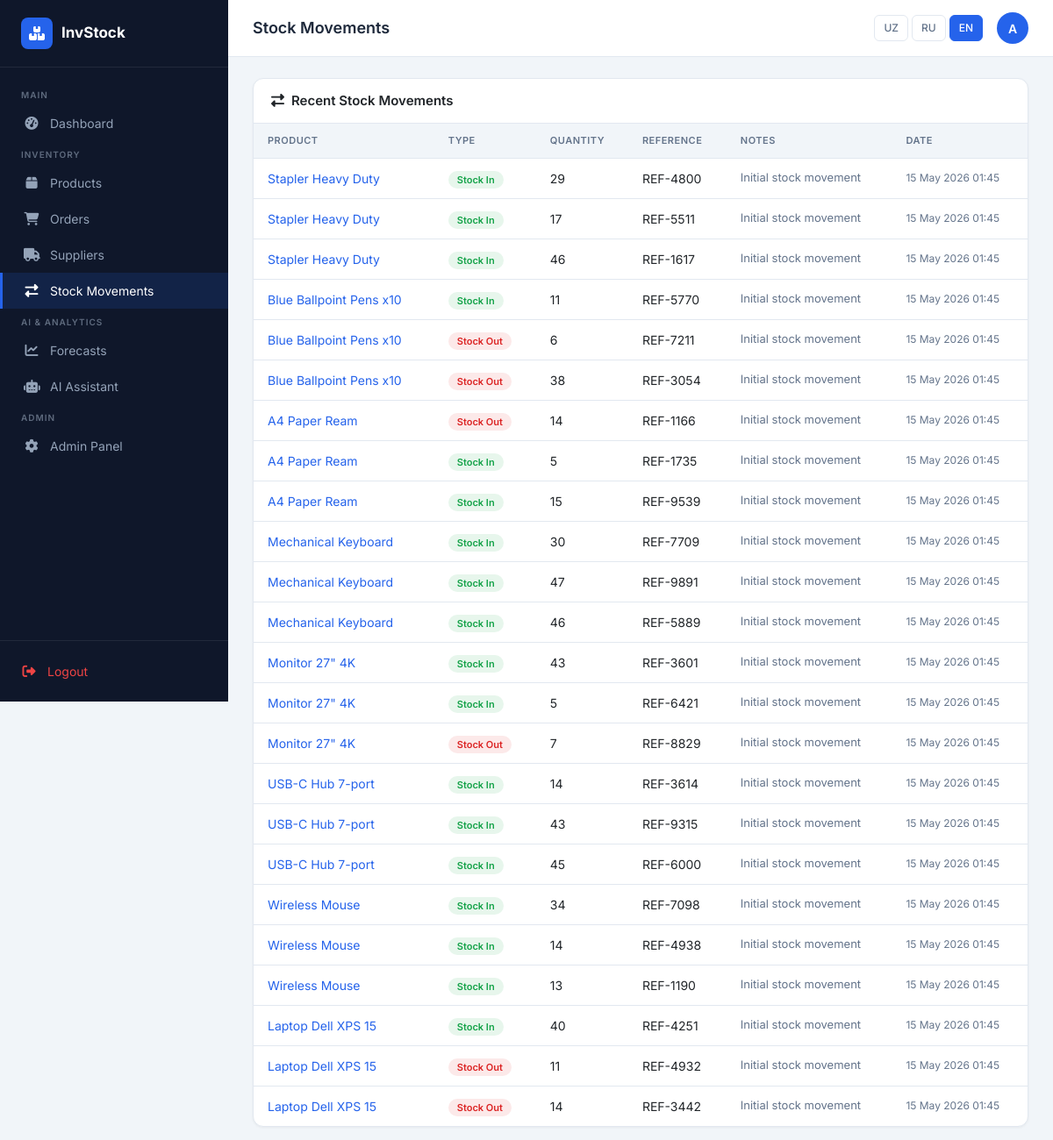
Screenshot of /inventory/stock-movements/ (signed in) with the database file from the repository.
### inventory/models.py (models this page shows, shortened)
class StockMovement(models.Model):
    MOVEMENT_TYPES = [
        ('in', _('Stock In')),
        ('out', _('Stock Out')),
        ('adjustment', _('Adjustment')),
    ]
    product = models.ForeignKey(Product, on_delete=models.CASCADE, related_name='movements', verbose_name=_('Product'))
    movement_type = models.CharField(max_length=20, choices=MOVEMENT_TYPES, verbose_name=_('Movement Type'))
    quantity = models.IntegerField(verbose_name=_('Quantity'))
    reference = models.CharField(max_length=100, blank=True, verbose_name=_('Reference'))
    notes = models.TextField(blank=True, verbose_name=_('Notes'))
    created_at = models.DateTimeField(auto_now_add=True)
    class Meta:
        verbose_name = _('Stock Movement')
        verbose_name_plural = _('Stock Movements')
        ordering = ['-created_at']

class Product(models.Model):
    name = models.CharField(max_length=200, verbose_name=_('Product Name'))
    sku = models.CharField(max_length=50, unique=True, verbose_name=_('SKU'))
    category = models.ForeignKey(Category, on_delete=models.SET_NULL, null=True, blank=True, verbose_name=_('Category'))
    supplier = models.ForeignKey(Supplier, on_delete=models.SET_NULL, null=True, blank=True, verbose_name=_('Supplier'))
    description = models.TextField(blank=True, verbose_name=_('Description'))
    unit_price = models.DecimalField(max_digits=10, decimal_places=2, verbose_name=_('Unit Price'))
    quantity_in_stock = models.IntegerField(default=0, verbose_name=_('Quantity in Stock'))
    reorder_level = models.IntegerField(default=10, verbose_name=_('Reorder Level'))
    reorder_quantity = models.IntegerField(default=50, verbose_name=_('Reorder Quantity'))
    created_at = models.DateTimeField(auto_now_add=True)
    updated_at = models.DateTimeField(auto_now=True)
    class Meta:
        verbose_name = _('Product')
        verbose_name_plural = _('Products')

### inventory/views.py (the view)
# urls.py: path('stock-movements/', views.stock_movements, name='stock_movements'),
@login_required
def stock_movements(request):
    movements = StockMovement.objects.select_related('product').all()[:50]
    return render(request, 'inventory/stock_movements.html', {'movements': movements})

### templates/inventory/stock_movements.html (shortened to what this page needs)
{% extends "base.html" %}
{% load i18n %}
{% block page_title %}{% trans "Stock Movements" %}{% endblock %}
{% block content %}
<div class="card">
    <div class="card-header-custom"><h5><i class="fas fa-exchange-alt me-2"></i>{% trans "Recent Stock Movements" %}</h5></div>
    <div class="p-0">
        <table class="table-custom">
            <thead><tr><th>{% trans "Product" %}</th><th>{% trans "Type" %}</th><th>{% trans "Quantity" %}</th><th>{% trans "Reference" %}</th><th>{% trans "Notes" %}</th><th>{% trans "Date" %}</th></tr></thead>
            <tbody>
                {% for m in movements %}
                <tr>
                    <td><a href="{% url 'inventory:product_detail' m.product.pk %}" style="color:var(--primary);text-decoration:none;">{{ m.product.name }}</a></td>
                    <td><span class="badge-custom {% if m.movement_type == 'in' %}badge-success{% elif m.movement_type == 'out' %}badge-danger{% else %}badge-secondary{% endif %}">{{ m.get_movement_type_display }}</span></td>
                    <td>{{ m.quantity }}</td>
                    <td>{{ m.reference|default:"-" }}</td>
                    <td style="font-size:13px;color:var(--text-muted);">{{ m.notes|default:"-"|truncatechars:40 }}</td>
                    <td style="font-size:12px;color:var(--text-muted);">{{ m.created_at|date:"d M Y H:i" }}</td>
                </tr>
                {% empty %}
                <tr><td colspan="6" style="text-align:center;color:var(--text-muted);padding:32px;">{% trans "No movements found" %}</td></tr>
                {% endfor %}
            </tbody>
        </table>
    </div>
</div>
{% endblock %}

### templates/base.html (shortened to what this page needs)
{% load i18n %}
<!DOCTYPE html>
<html lang="{{ LANGUAGE_CODE }}">
<head>
    <link href="https://cdn.jsdelivr.net/npm/bootstrap@5.3.2/dist/css/bootstrap.min.css" rel="stylesheet">
    <link href="https://cdnjs.cloudflare.com/ajax/libs/font-awesome/6.4.0/css/all.min.css" rel="stylesheet">
</head>
<body>
{% if user.is_authenticated %}
<div class="sidebar" id="sidebar">
    <div class="sidebar-brand">
        <div class="logo-icon"><i class="fas fa-boxes"></i></div>
        <span>InvStock</span>
    </div>
    <nav class="sidebar-nav">
        <div class="nav-section-title">{% trans "Main" %}</div>
        <a href="{% url 'core:dashboard' %}" class="sidebar-link {% if request.resolver_match.url_name == 'dashboard' %}active{% endif %}">
            <i class="fas fa-tachometer-alt"></i> {% trans "Dashboard" %}
        </a>
        <div class="nav-section-title">{% trans "Inventory" %}</div>
        <a href="{% url 'inventory:product_list' %}" class="sidebar-link {% if 'product' in request.resolver_match.url_name %}active{% endif %}">
            <i class="fas fa-box"></i> {% trans "Products" %}
        </a>
        <a href="{% url 'inventory:order_list' %}" class="sidebar-link {% if 'order' in request.resolver_match.url_name %}active{% endif %}">
            <i class="fas fa-shopping-cart"></i> {% trans "Orders" %}
        </a>
        <a href="{% url 'inventory:supplier_list' %}" class="sidebar-link {% if 'supplier' in request.resolver_match.url_name %}active{% endif %}">
            <i class="fas fa-truck"></i> {% trans "Suppliers" %}
        </a>
        <a href="{% url 'inventory:stock_movements' %}" class="sidebar-link {% if 'stock' in request.resolver_match.url_name %}active{% endif %}">
            <i class="fas fa-exchange-alt"></i> {% trans "Stock Movements" %}
        </a>
        <div class="nav-section-title">{% trans "AI & Analytics" %}</div>
        <a href="{% url 'forecasting:forecast_list' %}" class="sidebar-link {% if 'forecast' in request.resolver_match.url_name %}active{% endif %}">
            <i class="fas fa-chart-line"></i> {% trans "Forecasts" %}
        </a>
        <a href="{% url 'forecasting:ai_assistant' %}" class="sidebar-link {% if 'ai' in request.resolver_match.url_name %}active{% endif %}">
            <i class="fas fa-robot"></i> {% trans "AI Assistant" %}
        </a>
        {% if user.is_staff %}
        <div class="nav-section-title">{% trans "Admin" %}</div>
        <a href="/admin/" class="sidebar-link" target="_blank">
            <i class="fas fa-cog"></i> {% trans "Admin Panel" %}
        </a>
        {% endif %}
    </nav>
    <div style="padding: 16px 24px; border-top: 1px solid rgba(255,255,255,0.08);">
        <a href="{% url 'accounts:logout' %}" class="sidebar-link" style="padding: 8px 0; border: none; color: #ef4444;">
            <i class="fas fa-sign-out-alt"></i> {% trans "Logout" %}
        </a>
    </div>
</div>
<div class="main-content">
    <div class="topbar">
        <div class="topbar-left">
            <h1 class="page-title">{% block page_title %}{% trans "Dashboard" %}{% endblock %}</h1>
        </div>
        <div class="topbar-right">
            <div class="lang-switcher">
                <button type="button" class="lang-btn {% if LANGUAGE_CODE == 'uz' %}active{% endif %}" onclick="setLang('uz')">UZ</button>
                <button type="button" class="lang-btn {% if LANGUAGE_CODE == 'ru' %}active{% endif %}" onclick="setLang('ru')">RU</button>
                <button type="button" class="lang-btn {% if LANGUAGE_CODE == 'en' %}active{% endif %}" onclick="setLang('en')">EN</button>
            </div>
            <div class="dropdown">
                <div class="user-avatar" data-bs-toggle="dropdown" title="{{ user.username }}">
                    {{ user.username|slice:":1"|upper }}
                </div>
            </div>
        </div>
    </div>
    <div class="page-content">
        {% block content %}{% endblock %}
    </div>
</div>
{% else %}
{% block auth_content %}{% endblock %}
{% endif %}
</body>
</html>

### templates/base.html (style rules this page uses)
:root { --primary: #2563eb; --primary-dark: #1d4ed8; --secondary: #64748b; --success: #16a34a; --warning: #d97706; --danger: #dc2626; --bg: #f1f5f9; --sidebar-bg: #0f172a; --sidebar-text: #94a3b8; --sidebar-active: #2563eb; --card-bg: #ffffff; --border: #e2e8f0; --text: #1e293b; --text-muted: #64748b; }
* { box-sizing: border-box; }
body { font-family: 'Inter', sans-serif; background: var(--bg); color: var(--text); margin: 0; }
.sidebar { width: 260px; min-height: 100vh; background: var(--sidebar-bg); position: fixed; top: 0; left: 0; z-index: 1000; display: flex; flex-direction: column; transition: transform 0.3s ease; }
.sidebar-brand { padding: 20px 24px; border-bottom: 1px solid rgba(255,255,255,0.08); display: flex; align-items: center; gap: 10px; }
.sidebar-brand .logo-icon { width: 36px; height: 36px; background: var(--primary); border-radius: 8px; display: flex; align-items: center; justify-content: center; color: white; font-size: 16px; }
.sidebar-brand span { color: white; font-weight: 700; font-size: 17px; }
.sidebar-nav { flex: 1; padding: 16px 0; overflow-y: auto; }
.nav-section-title { color: rgba(148,163,184,0.6); font-size: 10px; font-weight: 600; text-transform: uppercase; letter-spacing: 1px; padding: 8px 24px 4px; }
.sidebar-link { display: flex; align-items: center; gap: 12px; padding: 10px 24px; color: var(--sidebar-text); text-decoration: none; font-size: 14px; font-weight: 400; transition: all 0.2s; border-left: 3px solid transparent; }
.sidebar-link.active { color: white; background: rgba(37,99,235,0.15); border-left-color: var(--primary); }
.sidebar-link i { width: 18px; text-align: center; font-size: 15px; }
.main-content { margin-left: 260px; min-height: 100vh; }
.topbar { background: var(--card-bg); border-bottom: 1px solid var(--border); padding: 14px 28px; display: flex; align-items: center; justify-content: space-between; position: sticky; top: 0; z-index: 100; }
.topbar-left { display: flex; align-items: center; gap: 12px; }
.topbar-right { display: flex; align-items: center; gap: 16px; }
.page-title { font-size: 18px; font-weight: 600; color: var(--text); margin: 0; }
.lang-switcher { display: flex; gap: 4px; align-items: center; }
.lang-btn { padding: 5px 10px; border-radius: 6px; border: 1px solid var(--border); background: transparent; font-size: 12px; font-weight: 500; cursor: pointer; color: var(--text-muted); transition: all 0.2s; text-decoration: none; }
.lang-btn:hover, .lang-btn.active { background: var(--primary); color: white; border-color: var(--primary); }
.card { background: var(--card-bg); border: 1px solid var(--border); border-radius: 12px; box-shadow: 0 1px 3px rgba(0,0,0,0.05); }
.card-header-custom { padding: 16px 20px; border-bottom: 1px solid var(--border); display: flex; align-items: center; justify-content: space-between; }
.card-header-custom h5 { margin: 0; font-size: 15px; font-weight: 600; }
.table-custom { width: 100%; border-collapse: collapse; }
.table-custom th { background: var(--bg); padding: 11px 16px; font-size: 11px; font-weight: 600; text-transform: uppercase; letter-spacing: 0.5px; color: var(--text-muted); border-bottom: 1px solid var(--border); text-align: left; }
.table-custom td { padding: 12px 16px; font-size: 14px; border-bottom: 1px solid var(--border); }
.table-custom tr:last-child td { border-bottom: none; }
.badge-custom { padding: 3px 10px; border-radius: 20px; font-size: 11px; font-weight: 600; }
.badge-success { background: rgba(22,163,74,0.1); color: var(--success); }
.badge-danger { background: rgba(220,38,38,0.1); color: var(--danger); }
.page-content { padding: 24px 28px; }
.user-avatar { width: 36px; height: 36px; border-radius: 50%; background: var(--primary); color: white; display: flex; align-items: center; justify-content: center; font-weight: 600; font-size: 14px; cursor: pointer; }

### rows the page displays
StockMovement: product.name "Stapler Heavy Duty", movement_type "Stock In", quantity "29", reference "REF-4800", notes "Initial stock movement", created_at "15 May 2026 01:45"
StockMovement: product.name "Stapler Heavy Duty", movement_type "Stock In", quantity "17", reference "REF-5511", notes "Initial stock movement", created_at "15 May 2026 01:45"
StockMovement: product.name "Stapler Heavy Duty", movement_type "Stock In", quantity "46", reference "REF-1617", notes "Initial stock movement", created_at "15 May 2026 01:45"
StockMovement: product.name "Blue Ballpoint Pens x10", movement_type "Stock In", quantity "11", reference "REF-5770", notes "Initial stock movement", created_at "15 May 2026 01:45"
StockMovement: product.name "Blue Ballpoint Pens x10", movement_type "Stock Out", quantity "6", reference "REF-7211", notes "Initial stock movement", created_at "15 May 2026 01:45"
StockMovement: product.name "Blue Ballpoint Pens x10", movement_type "Stock Out", quantity "38", reference "REF-3054", notes "Initial stock movement", created_at "15 May 2026 01:45"
StockMovement: product.name "A4 Paper Ream", movement_type "Stock Out", quantity "14", reference "REF-1166", notes "Initial stock movement", created_at "15 May 2026 01:45"
StockMovement: product.name "A4 Paper Ream", movement_type "Stock In", quantity "5", reference "REF-1735", notes "Initial stock movement", created_at "15 May 2026 01:45"
StockMovement: product.name "A4 Paper Ream", movement_type "Stock In", quantity "15", reference "REF-9539", notes "Initial stock movement", created_at "15 May 2026 01:45"
StockMovement: product.name "Mechanical Keyboard", movement_type "Stock In", quantity "30", reference "REF-7709", notes "Initial stock movement", created_at "15 May 2026 01:45"
StockMovement: product.name "Mechanical Keyboard", movement_type "Stock In", quantity "47", reference "REF-9891", notes "Initial stock movement", created_at "15 May 2026 01:45"
StockMovement: product.name "Mechanical Keyboard", movement_type "Stock In", quantity "46", reference "REF-5889", notes "Initial stock movement", created_at "15 May 2026 01:45"
StockMovement: product.name "Monitor 27\" 4K", movement_type "Stock In", quantity "43", reference "REF-3601", notes "Initial stock movement", created_at "15 May 2026 01:45"
StockMovement: product.name "Monitor 27\" 4K", movement_type "Stock In", quantity "5", reference "REF-6421", notes "Initial stock movement", created_at "15 May 2026 01:45"
StockMovement: product.name "Monitor 27\" 4K", movement_type "Stock Out", quantity "7", reference "REF-8829", notes "Initial stock movement", created_at "15 May 2026 01:45"
StockMovement: product.name "USB-C Hub 7-port", movement_type "Stock In", quantity "14", reference "REF-3614", notes "Initial stock movement", created_at "15 May 2026 01:45"
StockMovement: product.name "USB-C Hub 7-port", movement_type "Stock In", quantity "43", reference "REF-9315", notes "Initial stock movement", created_at "15 May 2026 01:45"
StockMovement: product.name "USB-C Hub 7-port", movement_type "Stock In", quantity "45", reference "REF-6000", notes "Initial stock movement", created_at "15 May 2026 01:45"
StockMovement: product.name "Wireless Mouse", movement_type "Stock In", quantity "34", reference "REF-7098", notes "Initial stock movement", created_at "15 May 2026 01:45"
StockMovement: product.name "Wireless Mouse", movement_type "Stock In", quantity "14", reference "REF-4938", notes "Initial stock movement", created_at "15 May 2026 01:45"
StockMovement: product.name "Wireless Mouse", movement_type "Stock In", quantity "13", reference "REF-1190", notes "Initial stock movement", created_at "15 May 2026 01:45"
StockMovement: product.name "Laptop Dell XPS 15", movement_type "Stock In", quantity "40", reference "REF-4251", notes "Initial stock movement", created_at "15 May 2026 01:45"
StockMovement: product.name "Laptop Dell XPS 15", movement_type "Stock Out", quantity "11", reference "REF-4932", notes "Initial stock movement", created_at "15 May 2026 01:45"
StockMovement: product.name "Laptop Dell XPS 15", movement_type "Stock Out", quantity "14", reference "REF-3442", notes "Initial stock movement", created_at "15 May 2026 01:45"

### other values shown
{{ user.username|slice:":1"|upper }} "A"
